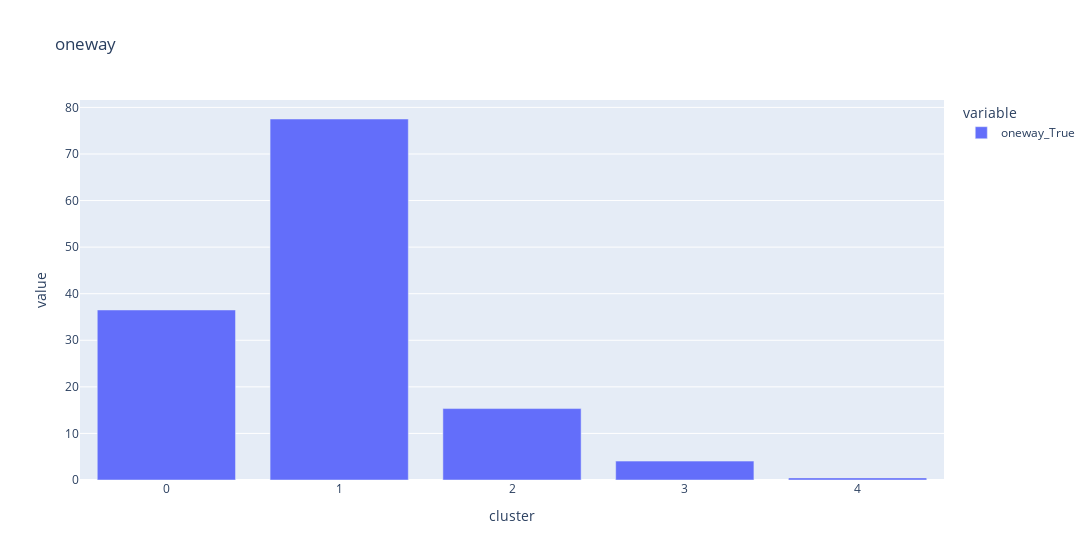
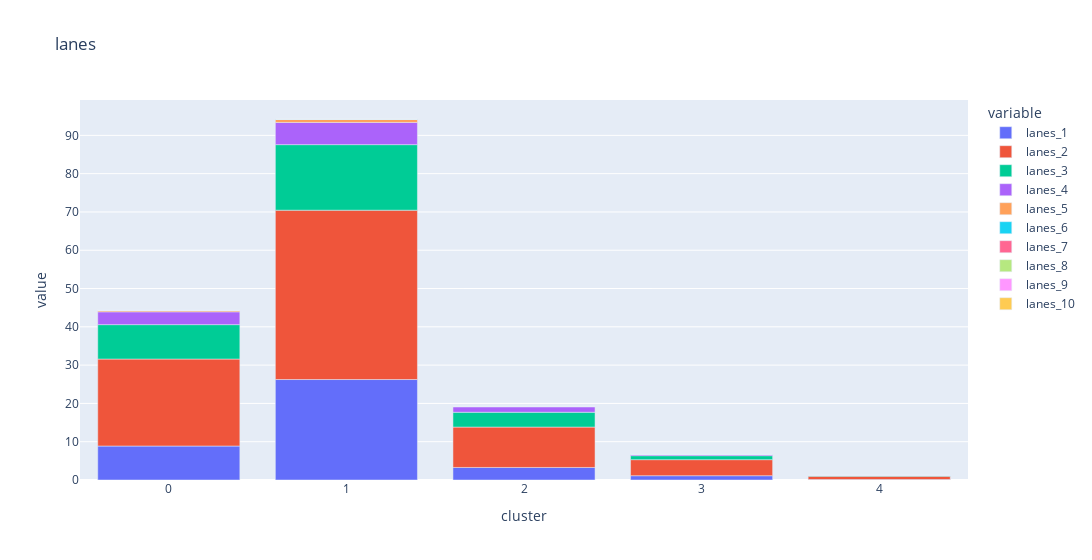
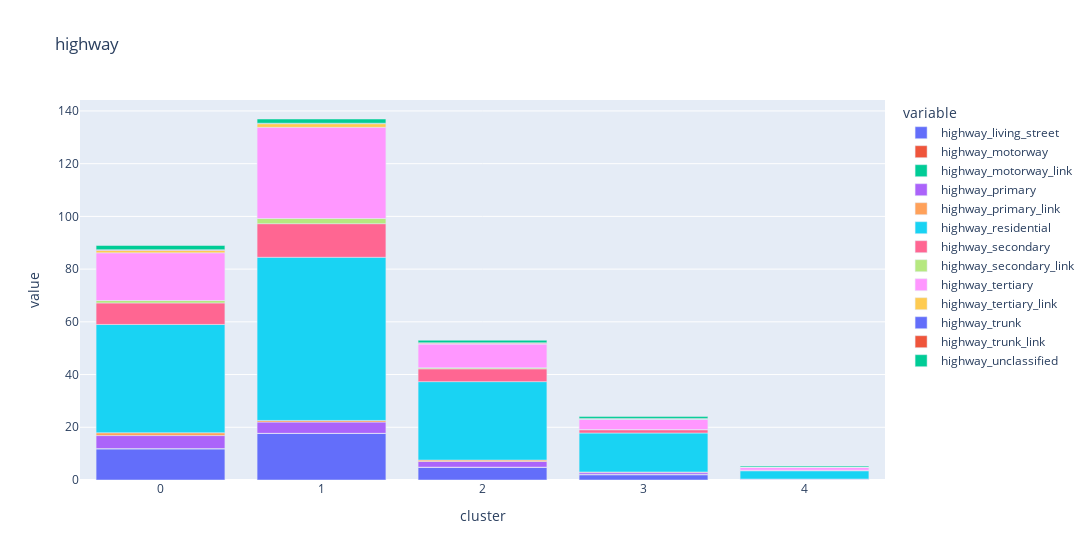
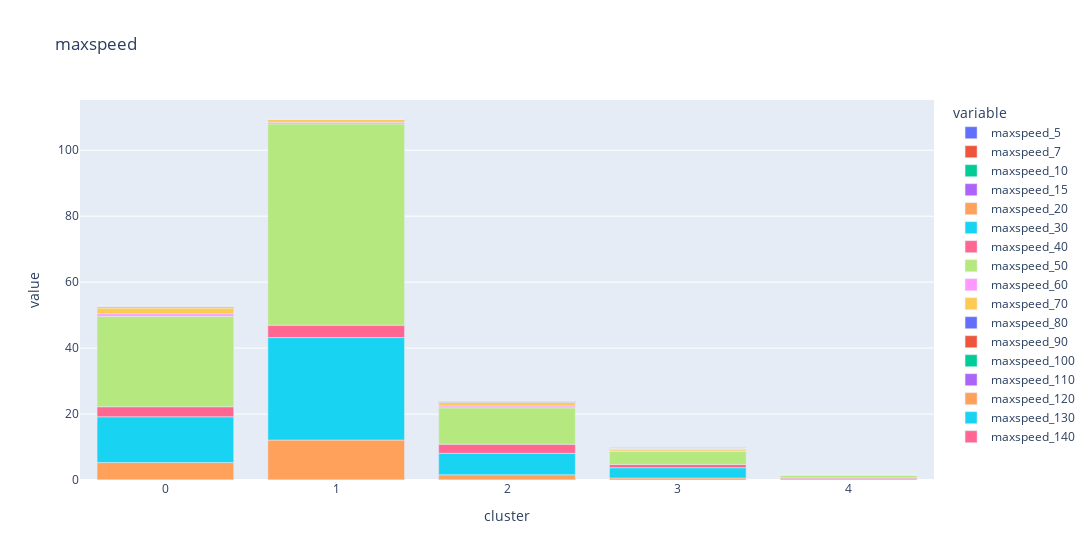

Source (notebook cell) for these figures, in order:
### Code cell
features_selected = featureset_selection_config["features"]
for feature_name in features_selected.keys():
    fig = px.bar(hex_tfidf_by_cluster_mean, x="cluster", y=list(filter(lambda x: feature_name in x, hex_tfidf_by_cluster_mean.columns)), width=1300, title=feature_name)
    fig.update_layout(
        xaxis = dict(
            tickmode = 'linear',
        )
    )
    fig.show()

### Figure 1 — Plotly figure (JSON) as saved in the notebook; plotly's stock layout.template omitted (floating-point values rounded to 4 significant figures)
{"data": [{"alignmentgroup": "True", "hovertemplate": "variable=oneway_True<br>cluster=%{x}<br>value=%{y}<extra></extra>", "legendgroup": "oneway_True", "marker": {"color": "#636efa", "pattern": {"shape": ""}}, "name": "oneway_True", "offsetgroup": "oneway_True", "orientation": "v", "showlegend": true, "textposition": "auto", "type": "bar", "x": [0, 1, 2, 3, 4], "xaxis": "x", "y": [36.5, 77.51, 15.34, 4.055, 0.4561], "yaxis": "y"}], "layout": {"barmode": "relative", "legend": {"title": {"text": "variable"}, "tracegroupgap": 0}, "title": {"text": "oneway"}, "width": 1300, "xaxis": {"anchor": "y", "domain": [0, 1], "tickmode": "linear", "title": {"text": "cluster"}}, "yaxis": {"anchor": "x", "domain": [0, 1], "title": {"text": "value"}}}}

### Figure 2 — Plotly figure (JSON) as saved in the notebook; plotly's stock layout.template omitted (floating-point values rounded to 4 significant figures)
{"data": [{"alignmentgroup": "True", "hovertemplate": "variable=lanes_1<br>cluster=%{x}<br>value=%{y}<extra></extra>", "legendgroup": "lanes_1", "marker": {"color": "#636efa", "pattern": {"shape": ""}}, "name": "lanes_1", "offsetgroup": "lanes_1", "orientation": "v", "showlegend": true, "textposition": "auto", "type": "bar", "x": [0, 1, 2, 3, 4], "xaxis": "x", "y": [8.872, 26.24, 3.275, 1.123, 0.1283], "yaxis": "y"}, {"alignmentgroup": "True", "hovertemplate": "variable=lanes_2<br>cluster=%{x}<br>value=%{y}<extra></extra>", "legendgroup": "lanes_2", "marker": {"color": "#EF553B", "pattern": {"shape": ""}}, "name": "lanes_2", "offsetgroup": "lanes_2", "orientation": "v", "showlegend": true, "textposition": "auto", "type": "bar", "x": [0, 1, 2, 3, 4], "xaxis": "x", "y": [22.71, 44.22, 10.55, 4.191, 0.8369], "yaxis": "y"}, {"alignmentgroup": "True", "hovertemplate": "variable=lanes_3<br>cluster=%{x}<br>value=%{y}<extra></extra>", "legendgroup": "lanes_3", "marker": {"color": "#00cc96", "pattern": {"shape": ""}}, "name": "lanes_3", "offsetgroup": "lanes_3", "orientation": "v", "showlegend": true, "textposition": "auto", "type": "bar", "x": [0, 1, 2, 3, 4], "xaxis": "x", "y": [8.991, 17.12, 3.868, 1.043, 0.2132], "yaxis": "y"}, {"alignmentgroup": "True", "hovertemplate": "variable=lanes_4<br>cluster=%{x}<br>value=%{y}<extra></extra>", "legendgroup": "lanes_4", "marker": {"color": "#ab63fa", "pattern": {"shape": ""}}, "name": "lanes_4", "offsetgroup": "lanes_4", "orientation": "v", "showlegend": true, "textposition": "auto", "type": "bar", "x": [0, 1, 2, 3, 4], "xaxis": "x", "y": [3.349, 5.797, 1.428, 0.3544, 0.06956], "yaxis": "y"}, {"alignmentgroup": "True", "hovertemplate": "variable=lanes_5<br>cluster=%{x}<br>value=%{y}<extra></extra>", "legendgroup": "lanes_5", "marker": {"color": "#FFA15A", "pattern": {"shape": ""}}, "name": "lanes_5", "offsetgroup": "lanes_5", "orientation": "v", "showlegend": true, "textposition": "auto", "type": "bar", "x": [0, 1, 2, 3, 4], "xaxis": "x", "y": [0.4054, 0.7797, 0.1617, 0.03949, 0.01596], "yaxis": "y"}, {"alignmentgroup": "True", "hovertemplate": "variable=lanes_6<br>cluster=%{x}<br>value=%{y}<extra></extra>", "legendgroup": "lanes_6", "marker": {"color": "#19d3f3", "pattern": {"shape": ""}}, "name": "lanes_6", "offsetgroup": "lanes_6", "orientation": "v", "showlegend": true, "textposition": "auto", "type": "bar", "x": [0, 1, 2, 3, 4], "xaxis": "x", "y": [0.02681, 0.1186, 0.00765, 0.0009872, 0.00114], "yaxis": "y"}, {"alignmentgroup": "True", "hovertemplate": "variable=lanes_7<br>cluster=%{x}<br>value=%{y}<extra></extra>", "legendgroup": "lanes_7", "marker": {"color": "#FF6692", "pattern": {"shape": ""}}, "name": "lanes_7", "offsetgroup": "lanes_7", "orientation": "v", "showlegend": true, "textposition": "auto", "type": "bar", "x": [0, 1, 2, 3, 4], "xaxis": "x", "y": [0.001577, 0, 0.001093, 0, 0], "yaxis": "y"}, {"alignmentgroup": "True", "hovertemplate": "variable=lanes_8<br>cluster=%{x}<br>value=%{y}<extra></extra>", "legendgroup": "lanes_8", "marker": {"color": "#B6E880", "pattern": {"shape": ""}}, "name": "lanes_8", "offsetgroup": "lanes_8", "orientation": "v", "showlegend": true, "textposition": "auto", "type": "bar", "x": [0, 1, 2, 3, 4], "xaxis": "x", "y": [0, 0, 0, 0, 0], "yaxis": "y"}, {"alignmentgroup": "True", "hovertemplate": "variable=lanes_9<br>cluster=%{x}<br>value=%{y}<extra></extra>", "legendgroup": "lanes_9", "marker": {"color": "#FF97FF", "pattern": {"shape": ""}}, "name": "lanes_9", "offsetgroup": "lanes_9", "orientation": "v", "showlegend": true, "textposition": "auto", "type": "bar", "x": [0, 1, 2, 3, 4], "xaxis": "x", "y": [0, 0, 0, 0, 0], "yaxis": "y"}, {"alignmentgroup": "True", "hovertemplate": "variable=lanes_10<br>cluster=%{x}<br>value=%{y}<extra></extra>", "legendgroup": "lanes_10", "marker": {"color": "#FECB52", "pattern": {"shape": ""}}, "name": "lanes_10", "offsetgroup": "lanes_10", "orientation": "v", "showlegend": true, "textposition": "auto", "type": "bar", "x": [0, 1, 2, 3, 4], "xaxis": "x", "y": [0, 0, 0, 0, 0], "yaxis": "y"}], "layout": {"barmode": "relative", "legend": {"title": {"text": "variable"}, "tracegroupgap": 0}, "title": {"text": "lanes"}, "width": 1300, "xaxis": {"anchor": "y", "domain": [0, 1], "tickmode": "linear", "title": {"text": "cluster"}}, "yaxis": {"anchor": "x", "domain": [0, 1], "title": {"text": "value"}}}}

### Figure 3 — Plotly figure (JSON) as saved in the notebook; plotly's stock layout.template omitted (floating-point values rounded to 4 significant figures)
{"data": [{"alignmentgroup": "True", "hovertemplate": "variable=highway_living_street<br>cluster=%{x}<br>value=%{y}<extra></extra>", "legendgroup": "highway_living_street", "marker": {"color": "#636efa", "pattern": {"shape": ""}}, "name": "highway_living_street", "offsetgroup": "highway_living_street", "orientation": "v", "showlegend": true, "textposition": "auto", "type": "bar", "x": [0, 1, 2, 3, 4], "xaxis": "x", "y": [11.86, 17.71, 4.757, 1.981, 0.1585], "yaxis": "y"}, {"alignmentgroup": "True", "hovertemplate": "variable=highway_motorway<br>cluster=%{x}<br>value=%{y}<extra></extra>", "legendgroup": "highway_motorway", "marker": {"color": "#EF553B", "pattern": {"shape": ""}}, "name": "highway_motorway", "offsetgroup": "highway_motorway", "orientation": "v", "showlegend": true, "textposition": "auto", "type": "bar", "x": [0, 1, 2, 3, 4], "xaxis": "x", "y": [0.01104, 0, 0.05027, 0.1076, 0.04903], "yaxis": "y"}, {"alignmentgroup": "True", "hovertemplate": "variable=highway_motorway_link<br>cluster=%{x}<br>value=%{y}<extra></extra>", "legendgroup": "highway_motorway_link", "marker": {"color": "#00cc96", "pattern": {"shape": ""}}, "name": "highway_motorway_link", "offsetgroup": "highway_motorway_link", "orientation": "v", "showlegend": true, "textposition": "auto", "type": "bar", "x": [0, 1, 2, 3, 4], "xaxis": "x", "y": [0.0347, 0, 0.07322, 0.1303, 0.02223], "yaxis": "y"}, {"alignmentgroup": "True", "hovertemplate": "variable=highway_primary<br>cluster=%{x}<br>value=%{y}<extra></extra>", "legendgroup": "highway_primary", "marker": {"color": "#ab63fa", "pattern": {"shape": ""}}, "name": "highway_primary", "offsetgroup": "highway_primary", "orientation": "v", "showlegend": true, "textposition": "auto", "type": "bar", "x": [0, 1, 2, 3, 4], "xaxis": "x", "y": [4.948, 4.271, 2.183, 0.7384, 0.1323], "yaxis": "y"}, {"alignmentgroup": "True", "hovertemplate": "variable=highway_primary_link<br>cluster=%{x}<br>value=%{y}<extra></extra>", "legendgroup": "highway_primary_link", "marker": {"color": "#FFA15A", "pattern": {"shape": ""}}, "name": "highway_primary_link", "offsetgroup": "highway_primary_link", "orientation": "v", "showlegend": true, "textposition": "auto", "type": "bar", "x": [0, 1, 2, 3, 4], "xaxis": "x", "y": [1.071, 0.6102, 0.5027, 0.09082, 0.006842], "yaxis": "y"}, {"alignmentgroup": "True", "hovertemplate": "variable=highway_residential<br>cluster=%{x}<br>value=%{y}<extra></extra>", "legendgroup": "highway_residential", "marker": {"color": "#19d3f3", "pattern": {"shape": ""}}, "name": "highway_residential", "offsetgroup": "highway_residential", "orientation": "v", "showlegend": true, "textposition": "auto", "type": "bar", "x": [0, 1, 2, 3, 4], "xaxis": "x", "y": [41.08, 61.9, 29.75, 14.78, 3.139], "yaxis": "y"}, {"alignmentgroup": "True", "hovertemplate": "variable=highway_secondary<br>cluster=%{x}<br>value=%{y}<extra></extra>", "legendgroup": "highway_secondary", "marker": {"color": "#FF6692", "pattern": {"shape": ""}}, "name": "highway_secondary", "offsetgroup": "highway_secondary", "orientation": "v", "showlegend": true, "textposition": "auto", "type": "bar", "x": [0, 1, 2, 3, 4], "xaxis": "x", "y": [8.164, 12.75, 4.864, 1.26, 0.2338], "yaxis": "y"}, {"alignmentgroup": "True", "hovertemplate": "variable=highway_secondary_link<br>cluster=%{x}<br>value=%{y}<extra></extra>", "legendgroup": "highway_secondary_link", "marker": {"color": "#B6E880", "pattern": {"shape": ""}}, "name": "highway_secondary_link", "offsetgroup": "highway_secondary_link", "orientation": "v", "showlegend": true, "textposition": "auto", "type": "bar", "x": [0, 1, 2, 3, 4], "xaxis": "x", "y": [0.9148, 1.966, 0.4, 0.03949, 0.002281], "yaxis": "y"}, {"alignmentgroup": "True", "hovertemplate": "variable=highway_tertiary<br>cluster=%{x}<br>value=%{y}<extra></extra>", "legendgroup": "highway_tertiary", "marker": {"color": "#FF97FF", "pattern": {"shape": ""}}, "name": "highway_tertiary", "offsetgroup": "highway_tertiary", "orientation": "v", "showlegend": true, "textposition": "auto", "type": "bar", "x": [0, 1, 2, 3, 4], "xaxis": "x", "y": [18.09, 34.59, 8.967, 3.843, 1.14], "yaxis": "y"}, {"alignmentgroup": "True", "hovertemplate": "variable=highway_tertiary_link<br>cluster=%{x}<br>value=%{y}<extra></extra>", "legendgroup": "highway_tertiary_link", "marker": {"color": "#FECB52", "pattern": {"shape": ""}}, "name": "highway_tertiary_link", "offsetgroup": "highway_tertiary_link", "orientation": "v", "showlegend": true, "textposition": "auto", "type": "bar", "x": [0, 1, 2, 3, 4], "xaxis": "x", "y": [0.877, 1.39, 0.2525, 0.05429, 0.002851], "yaxis": "y"}, {"alignmentgroup": "True", "hovertemplate": "variable=highway_trunk<br>cluster=%{x}<br>value=%{y}<extra></extra>", "legendgroup": "highway_trunk", "marker": {"color": "#636efa", "pattern": {"shape": ""}}, "name": "highway_trunk", "offsetgroup": "highway_trunk", "orientation": "v", "showlegend": true, "textposition": "auto", "type": "bar", "x": [0, 1, 2, 3, 4], "xaxis": "x", "y": [0.1073, 0.0339, 0.1191, 0.1372, 0.03991], "yaxis": "y"}, {"alignmentgroup": "True", "hovertemplate": "variable=highway_trunk_link<br>cluster=%{x}<br>value=%{y}<extra></extra>", "legendgroup": "highway_trunk_link", "marker": {"color": "#EF553B", "pattern": {"shape": ""}}, "name": "highway_trunk_link", "offsetgroup": "highway_trunk_link", "orientation": "v", "showlegend": true, "textposition": "auto", "type": "bar", "x": [0, 1, 2, 3, 4], "xaxis": "x", "y": [0.2114, 0.1356, 0.1454, 0.1402, 0.003991], "yaxis": "y"}, {"alignmentgroup": "True", "hovertemplate": "variable=highway_unclassified<br>cluster=%{x}<br>value=%{y}<extra></extra>", "legendgroup": "highway_unclassified", "marker": {"color": "#00cc96", "pattern": {"shape": ""}}, "name": "highway_unclassified", "offsetgroup": "highway_unclassified", "orientation": "v", "showlegend": true, "textposition": "auto", "type": "bar", "x": [0, 1, 2, 3, 4], "xaxis": "x", "y": [1.59, 1.593, 0.9519, 0.7414, 0.3706], "yaxis": "y"}], "layout": {"barmode": "relative", "legend": {"title": {"text": "variable"}, "tracegroupgap": 0}, "title": {"text": "highway"}, "width": 1300, "xaxis": {"anchor": "y", "domain": [0, 1], "tickmode": "linear", "title": {"text": "cluster"}}, "yaxis": {"anchor": "x", "domain": [0, 1], "title": {"text": "value"}}}}

### Figure 4 — Plotly figure (JSON) as saved in the notebook; plotly's stock layout.template omitted (floating-point values rounded to 4 significant figures)
{"data": [{"alignmentgroup": "True", "hovertemplate": "variable=maxspeed_5<br>cluster=%{x}<br>value=%{y}<extra></extra>", "legendgroup": "maxspeed_5", "marker": {"color": "#636efa", "pattern": {"shape": ""}}, "name": "maxspeed_5", "offsetgroup": "maxspeed_5", "orientation": "v", "showlegend": true, "textposition": "auto", "type": "bar", "x": [0, 1, 2, 3, 4], "xaxis": "x", "y": [0.001577, 0.01695, 0.005464, 0.002962, 0.0005701], "yaxis": "y"}, {"alignmentgroup": "True", "hovertemplate": "variable=maxspeed_7<br>cluster=%{x}<br>value=%{y}<extra></extra>", "legendgroup": "maxspeed_7", "marker": {"color": "#EF553B", "pattern": {"shape": ""}}, "name": "maxspeed_7", "offsetgroup": "maxspeed_7", "orientation": "v", "showlegend": true, "textposition": "auto", "type": "bar", "x": [0, 1, 2, 3, 4], "xaxis": "x", "y": [0, 0, 0, 0, 0], "yaxis": "y"}, {"alignmentgroup": "True", "hovertemplate": "variable=maxspeed_10<br>cluster=%{x}<br>value=%{y}<extra></extra>", "legendgroup": "maxspeed_10", "marker": {"color": "#00cc96", "pattern": {"shape": ""}}, "name": "maxspeed_10", "offsetgroup": "maxspeed_10", "orientation": "v", "showlegend": true, "textposition": "auto", "type": "bar", "x": [0, 1, 2, 3, 4], "xaxis": "x", "y": [0.0694, 0.0339, 0.03497, 0.01974, 0.0005701], "yaxis": "y"}, {"alignmentgroup": "True", "hovertemplate": "variable=maxspeed_15<br>cluster=%{x}<br>value=%{y}<extra></extra>", "legendgroup": "maxspeed_15", "marker": {"color": "#ab63fa", "pattern": {"shape": ""}}, "name": "maxspeed_15", "offsetgroup": "maxspeed_15", "orientation": "v", "showlegend": true, "textposition": "auto", "type": "bar", "x": [0, 1, 2, 3, 4], "xaxis": "x", "y": [0.009464, 0, 0.00765, 0.001974, 0], "yaxis": "y"}, {"alignmentgroup": "True", "hovertemplate": "variable=maxspeed_20<br>cluster=%{x}<br>value=%{y}<extra></extra>", "legendgroup": "maxspeed_20", "marker": {"color": "#FFA15A", "pattern": {"shape": ""}}, "name": "maxspeed_20", "offsetgroup": "maxspeed_20", "orientation": "v", "showlegend": true, "textposition": "auto", "type": "bar", "x": [0, 1, 2, 3, 4], "xaxis": "x", "y": [5.205, 12.07, 1.538, 0.5834, 0.05245], "yaxis": "y"}, {"alignmentgroup": "True", "hovertemplate": "variable=maxspeed_30<br>cluster=%{x}<br>value=%{y}<extra></extra>", "legendgroup": "maxspeed_30", "marker": {"color": "#19d3f3", "pattern": {"shape": ""}}, "name": "maxspeed_30", "offsetgroup": "maxspeed_30", "orientation": "v", "showlegend": true, "textposition": "auto", "type": "bar", "x": [0, 1, 2, 3, 4], "xaxis": "x", "y": [13.89, 31.07, 6.514, 3.113, 0.3409], "yaxis": "y"}, {"alignmentgroup": "True", "hovertemplate": "variable=maxspeed_40<br>cluster=%{x}<br>value=%{y}<extra></extra>", "legendgroup": "maxspeed_40", "marker": {"color": "#FF6692", "pattern": {"shape": ""}}, "name": "maxspeed_40", "offsetgroup": "maxspeed_40", "orientation": "v", "showlegend": true, "textposition": "auto", "type": "bar", "x": [0, 1, 2, 3, 4], "xaxis": "x", "y": [3.032, 3.763, 2.744, 0.997, 0.2828], "yaxis": "y"}, {"alignmentgroup": "True", "hovertemplate": "variable=maxspeed_50<br>cluster=%{x}<br>value=%{y}<extra></extra>", "legendgroup": "maxspeed_50", "marker": {"color": "#B6E880", "pattern": {"shape": ""}}, "name": "maxspeed_50", "offsetgroup": "maxspeed_50", "orientation": "v", "showlegend": true, "textposition": "auto", "type": "bar", "x": [0, 1, 2, 3, 4], "xaxis": "x", "y": [27.46, 61.03, 11.05, 3.921, 0.6921], "yaxis": "y"}, {"alignmentgroup": "True", "hovertemplate": "variable=maxspeed_60<br>cluster=%{x}<br>value=%{y}<extra></extra>", "legendgroup": "maxspeed_60", "marker": {"color": "#FF97FF", "pattern": {"shape": ""}}, "name": "maxspeed_60", "offsetgroup": "maxspeed_60", "orientation": "v", "showlegend": true, "textposition": "auto", "type": "bar", "x": [0, 1, 2, 3, 4], "xaxis": "x", "y": [0.7697, 0.4915, 0.565, 0.1885, 0.0439], "yaxis": "y"}, {"alignmentgroup": "True", "hovertemplate": "variable=maxspeed_70<br>cluster=%{x}<br>value=%{y}<extra></extra>", "legendgroup": "maxspeed_70", "marker": {"color": "#FECB52", "pattern": {"shape": ""}}, "name": "maxspeed_70", "offsetgroup": "maxspeed_70", "orientation": "v", "showlegend": true, "textposition": "auto", "type": "bar", "x": [0, 1, 2, 3, 4], "xaxis": "x", "y": [1.722, 0.8305, 1.122, 0.3899, 0.09749], "yaxis": "y"}, {"alignmentgroup": "True", "hovertemplate": "variable=maxspeed_80<br>cluster=%{x}<br>value=%{y}<extra></extra>", "legendgroup": "maxspeed_80", "marker": {"color": "#636efa", "pattern": {"shape": ""}}, "name": "maxspeed_80", "offsetgroup": "maxspeed_80", "orientation": "v", "showlegend": true, "textposition": "auto", "type": "bar", "x": [0, 1, 2, 3, 4], "xaxis": "x", "y": [0.2713, 0.1356, 0.1541, 0.07601, 0.01767], "yaxis": "y"}, {"alignmentgroup": "True", "hovertemplate": "variable=maxspeed_90<br>cluster=%{x}<br>value=%{y}<extra></extra>", "legendgroup": "maxspeed_90", "marker": {"color": "#EF553B", "pattern": {"shape": ""}}, "name": "maxspeed_90", "offsetgroup": "maxspeed_90", "orientation": "v", "showlegend": true, "textposition": "auto", "type": "bar", "x": [0, 1, 2, 3, 4], "xaxis": "x", "y": [0.1151, 0, 0.1574, 0.1125, 0.09065], "yaxis": "y"}, {"alignmentgroup": "True", "hovertemplate": "variable=maxspeed_100<br>cluster=%{x}<br>value=%{y}<extra></extra>", "legendgroup": "maxspeed_100", "marker": {"color": "#00cc96", "pattern": {"shape": ""}}, "name": "maxspeed_100", "offsetgroup": "maxspeed_100", "orientation": "v", "showlegend": true, "textposition": "auto", "type": "bar", "x": [0, 1, 2, 3, 4], "xaxis": "x", "y": [0.09148, 0.0339, 0.1104, 0.1027, 0.03478], "yaxis": "y"}, {"alignmentgroup": "True", "hovertemplate": "variable=maxspeed_110<br>cluster=%{x}<br>value=%{y}<extra></extra>", "legendgroup": "maxspeed_110", "marker": {"color": "#ab63fa", "pattern": {"shape": ""}}, "name": "maxspeed_110", "offsetgroup": "maxspeed_110", "orientation": "v", "showlegend": true, "textposition": "auto", "type": "bar", "x": [0, 1, 2, 3, 4], "xaxis": "x", "y": [0.006309, 0, 0.005464, 0.01876, 0.009122], "yaxis": "y"}, {"alignmentgroup": "True", "hovertemplate": "variable=maxspeed_120<br>cluster=%{x}<br>value=%{y}<extra></extra>", "legendgroup": "maxspeed_120", "marker": {"color": "#FFA15A", "pattern": {"shape": ""}}, "name": "maxspeed_120", "offsetgroup": "maxspeed_120", "orientation": "v", "showlegend": true, "textposition": "auto", "type": "bar", "x": [0, 1, 2, 3, 4], "xaxis": "x", "y": [0.09148, 0, 0.09617, 0.1609, 0.04333], "yaxis": "y"}, {"alignmentgroup": "True", "hovertemplate": "variable=maxspeed_130<br>cluster=%{x}<br>value=%{y}<extra></extra>", "legendgroup": "maxspeed_130", "marker": {"color": "#19d3f3", "pattern": {"shape": ""}}, "name": "maxspeed_130", "offsetgroup": "maxspeed_130", "orientation": "v", "showlegend": true, "textposition": "auto", "type": "bar", "x": [0, 1, 2, 3, 4], "xaxis": "x", "y": [0, 0, 0, 0, 0], "yaxis": "y"}, {"alignmentgroup": "True", "hovertemplate": "variable=maxspeed_140<br>cluster=%{x}<br>value=%{y}<extra></extra>", "legendgroup": "maxspeed_140", "marker": {"color": "#FF6692", "pattern": {"shape": ""}}, "name": "maxspeed_140", "offsetgroup": "maxspeed_140", "orientation": "v", "showlegend": true, "textposition": "auto", "type": "bar", "x": [0, 1, 2, 3, 4], "xaxis": "x", "y": [0.0205, 0, 0.04481, 0.07996, 0.02908], "yaxis": "y"}], "layout": {"barmode": "relative", "legend": {"title": {"text": "variable"}, "tracegroupgap": 0}, "title": {"text": "maxspeed"}, "width": 1300, "xaxis": {"anchor": "y", "domain": [0, 1], "tickmode": "linear", "title": {"text": "cluster"}}, "yaxis": {"anchor": "x", "domain": [0, 1], "title": {"text": "value"}}}}
